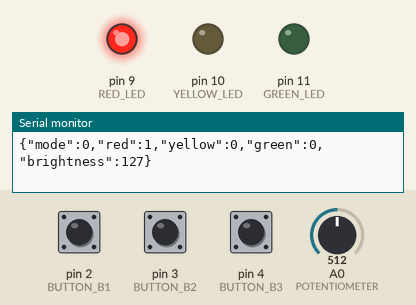
Recording of a program running on a simulated Arduino Uno, built with avr-gcc and run on an emulated ATmega328P. Parts: output pins drawn as LEDs (lit = HIGH), the last lines printed to the serial monitor. The inputs (shaded band) are chosen by the test bench; at power-on: A0 (POTENTIOMETER) = 512, pin 3 (BUTTON_B2) HIGH, pin 2 (BUTTON_B1) HIGH, pin 4 (BUTTON_B3) HIGH.

Above: at 1.2 s.
1.3 s: A0 (POTENTIOMETER) set to 412
At 3.1 s:
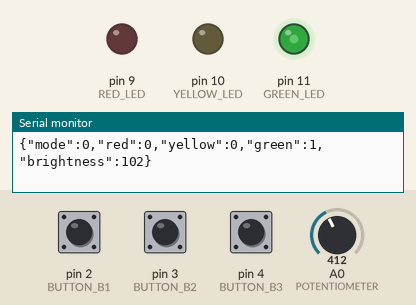
4.2 s: A0 (POTENTIOMETER) set to 395
At 7.18 s:
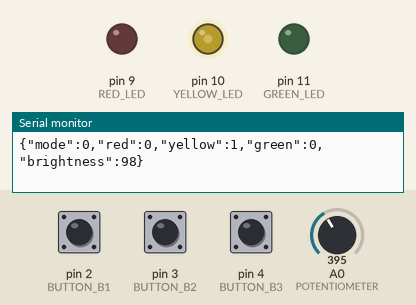
7.2 s: pin 3 (BUTTON_B2) pulled LOW for 1 s
11.2 s: pin 2 (BUTTON_B1) pulled LOW for 0.15 s
At 11.9 s:
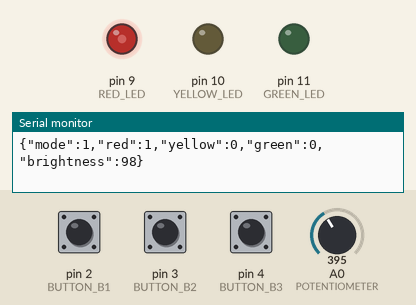
12.9 s: A0 (POTENTIOMETER) set to 716
At 13.8 s:
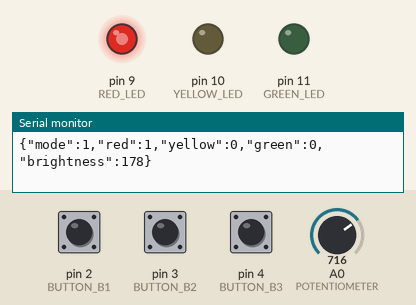
14.5 s: pin 2 (BUTTON_B1) pulled LOW for 1 s
At 18.9 s:
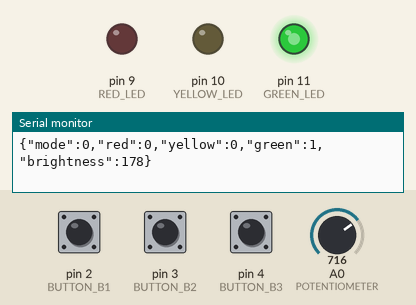
Timing chart, 0 to 19.5 s (numbered marks = the images above; inputs shaded):
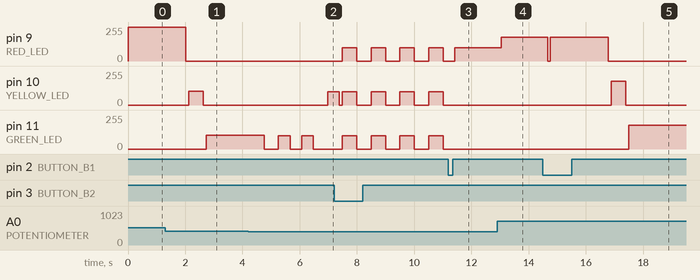

Measured:
- the behaviour switches between 402 and 401 on A0 (POTENTIOMETER) (found by bisection; images 1 and 2)
- after the input at 1.3 s, pin 11 (GREEN_LED): 0/255 → 102/255 after 1.4 s
- after the input at 4.2 s, pin 10 (YELLOW_LED): 0/255 → 98/255 after 2.8 s
- after the input at 11.2 s, pin 10 (YELLOW_LED), pin 11 (GREEN_LED): stays 0/255 (without the input it goes to 98/255 after 0.33 s)
- after the input at 12.9 s, pin 9 (RED_LED): 98/255 → 178/255 after 0.14 s
- after the input at 14.5 s, pin 9 (RED_LED): 178/255 → 0/255 after 0.16 s, → 178/255 0.10 s later, → 0/255 2.0 s later; pin 10 (YELLOW_LED): 0/255 → 178/255 after 2.4 s, → 0/255 0.51 s later; pin 11 (GREEN_LED): 0/255 → 178/255 after 3.0 s
- by itself, pin 9 (RED_LED): alternates 98/255 for 0.51 s and 0/255 for 0.51 s

The program:

main.cpp
```cpp
#include <Arduino.h>
#include <TaskScheduler.h>

#define RED_LED 9
#define YELLOW_LED 10
#define GREEN_LED 11
#define BUTTON_B1 2
#define BUTTON_B2 3
#define BUTTON_B3 4
#define POTENTIOMETER A0

int mode = 0;
unsigned long redTime = 2000, yellowTime = 500, greenTime = 2000;
int ledBrightness = 255;
int red = 0, yellow = 0, green = 0;

unsigned long lastDebounceTime1 = 0;
unsigned long lastDebounceTime2 = 0;
unsigned long lastDebounceTime3 = 0;


const unsigned long debounceDelay = 50;

Scheduler runner;

// 공용 함수 선언
void disableAllTasks();
void readBrightness();
void CheckSerial();
void checkButtons();

// --- default 모드용 5단계 Task 함수 선언 ---
void taskRedLED();
void taskYellowLED();
void taskGreenLED();
void taskGreenBlink();
void taskYellowLED2();

// 모드 1 전용 Task (Red LED의 밝기를 실시간 갱신)
void taskMode1();
// 모드 2용 (모든 LED 깜빡이기) Task
void taskAllLED();

// ----------------- Task 객체 생성 --------------
Task tRedLED       (10, TASK_FOREVER, &taskRedLED,       &runner, false);
Task tYellowLED    (10, TASK_FOREVER, &taskYellowLED,    &runner, false);
Task tGreenLED     (10, TASK_FOREVER, &taskGreenLED,     &runner, false);
Task tGreenBlink   (10, TASK_FOREVER, &taskGreenBlink,   &runner, false);
Task tYellowLED2   (10, TASK_FOREVER, &taskYellowLED2,   &runner, false);
Task tBlinkAllLED  (10, TASK_FOREVER, &taskAllLED,       &runner, false);
Task tCheckSerial  (100, TASK_FOREVER, &CheckSerial,      &runner, true);
Task tMode1        (10, TASK_FOREVER, &taskMode1,        &runner, false);

void setup() {
  Serial.begin(9600);

  pinMode(RED_LED, OUTPUT);
  pinMode(YELLOW_LED, OUTPUT);
  pinMode(GREEN_LED, OUTPUT);

  pinMode(BUTTON_B1, INPUT_PULLUP);
  pinMode(BUTTON_B2, INPUT_PULLUP);
  pinMode(BUTTON_B3, INPUT_PULLUP);
  pinMode(POTENTIOMETER, INPUT);

  tRedLED.enable();
}

void loop() {
  runner.execute();
  readBrightness();
  checkButtons();
  CheckSerial();

  // 단일 JSON 메시지만 전송하도록 수정 (변수 기반 출력)
  Serial.print("{\"mode\":");
  Serial.print(mode);
  Serial.print(",\"red\":");
  Serial.print(red);
  Serial.print(",\"yellow\":");
  Serial.print(yellow);
  Serial.print(",\"green\":");
  Serial.print(green);
  Serial.print(",\"brightness\":");
  Serial.print(ledBrightness);
  Serial.println("}");


  delay(100); // 0.1초 간격으로 전송
}

void checkButtons() {
  // 각 버튼의 현재 읽은 값
  int reading1 = digitalRead(BUTTON_B1);
  int reading2 = digitalRead(BUTTON_B2);
  int reading3 = digitalRead(BUTTON_B3);

  // --- BUTTON_B1 디바운스 처리 (비상 버튼 → 모드1) ---
  static int stableButton1 = HIGH;
  static int lastStableButton1 = HIGH;
  if (reading1 != stableButton1) {
    lastDebounceTime1 = millis();
    stableButton1 = reading1;
  }
  if ((millis() - lastDebounceTime1) > debounceDelay) {
    if (stableButton1 != lastStableButton1) {
      lastStableButton1 = stableButton1;
      if (stableButton1 == LOW) {
        if (mode != 1) {
          mode = 1;
          disableAllTasks();
          tMode1.enable();
        } else {
          mode = 0;
          disableAllTasks();
          tRedLED.enable();
        }
      }
    }
  }

  // --- BUTTON_B2 디바운스 처리 (깜빡임 버튼 → 모드2) ---
  static int stableButton2 = HIGH;
  static int lastStableButton2 = HIGH;
  if (reading2 != stableButton2) {
    lastDebounceTime2 = millis();
    stableButton2 = reading2;
  }
  if ((millis() - lastDebounceTime2) > debounceDelay) {
    if (stableButton2 != lastStableButton2) {
      lastStableButton2 = stableButton2;
      if (stableButton2 == LOW) {
        if (mode != 2) {
          mode = 2;
          disableAllTasks();
          tBlinkAllLED.enable();
        } else {
          mode = 0;
          disableAllTasks();
          tRedLED.enable();
        }
      }
    }
  }

  // --- BUTTON_B3 디바운스 처리 (on/off 버튼 → 모드3 토글) ---
  static int stableButton3 = HIGH;
  static int lastStableButton3 = HIGH;
  if (reading3 != stableButton3) {
    lastDebounceTime3 = millis();
    stableButton3 = reading3;
  }
  if ((millis() - lastDebounceTime3) > debounceDelay) {
    if (stableButton3 != lastStableButton3) {
      lastStableButton3 = stableButton3;
      if (stableButton3 == LOW) {
        mode = (mode == 3) ? 0 : 3;
        disableAllTasks();
        if (mode == 0) {
          tRedLED.enable();
        }
      }
    }
  }
}

void CheckSerial() {
  if (Serial.available()) {
    String data = Serial.readStringUntil('\n');
    data.trim();

    // 수신 데이터 출력
    Serial.print("Received Data: ");
    Serial.println(data);

    if (data.startsWith("{")) {
      if (data.indexOf("mode1") != -1) {
        mode = 1;
        disableAllTasks();
        tMode1.enable();
      } else if (data.indexOf("mode2") != -1) {
        mode = 2;
        disableAllTasks();
        tBlinkAllLED.enable();
      } else if (data.indexOf("mode3") != -1) {
        mode = 3;
        disableAllTasks();
      } else if (data.indexOf("mode0") != -1) {
        mode = 0;
        disableAllTasks();
        tRedLED.enable();
      }
    } else {
      int newRed, newYellow, newGreen, newmode;
      if (sscanf(data.c_str(), "%d,%d,%d,%d", &newRed, &newYellow, &newGreen, &newmode) == 4) {
        // 슬라이더 값 업데이트
        redTime = newRed;
        yellowTime = newYellow;
        greenTime = newGreen;

        // 디버깅용 값 출력
        Serial.print("Updated Times - Red: ");
        Serial.print(redTime);
        Serial.print(" ms, Yellow: ");
        Serial.print(yellowTime);
        Serial.print(" ms, Green: ");
        Serial.println(greenTime);

        // 새로운 모드 설정 및 로그 출력
        if (newmode != mode) {
          mode = newmode;
          Serial.print("Updated Mode: ");
          Serial.println(mode);

          disableAllTasks();
          if (mode == 1) {
            tMode1.enable();
          } else if (mode == 2) {
            tBlinkAllLED.enable();
          } else if (mode == 3) {
            // 모드 3 실행 시 추가 동작 필요 없음
          } else if (mode == 0) {
            tRedLED.enable();
          }
        }
      } else {
        // 데이터 형식이 잘못된 경우
        Serial.println("Error: Invalid data format received.");
      }
    }
  }
}


void readBrightness() {
  int potValue = analogRead(POTENTIOMETER);
  ledBrightness = map(potValue, 0, 1023, 0, 255);
}

void disableAllTasks() {
  tRedLED.disable();
  tYellowLED.disable();
  tGreenLED.disable();
  tGreenBlink.disable();
  tYellowLED2.disable();
  tBlinkAllLED.disable();
  tMode1.disable();

  analogWrite(RED_LED, 0);
  analogWrite(YELLOW_LED, 0);
  analogWrite(GREEN_LED, 0);

  red = yellow = green = 0;
}

void taskRedLED() {
  static unsigned long startTime = 0;
  static bool isOn = false;

  if (mode != 0) {
    isOn = false;
    return;
  }

  if (!isOn) {
    analogWrite(RED_LED, ledBrightness); // 빨강 LED 켜기
    red = 1;
    startTime = millis();
    isOn = true;
  } else {
    if (millis() - startTime >= redTime) { // unsigned long 간 비교
      analogWrite(RED_LED, 0); // 빨강 LED 끄기
      red = 0;
      isOn = false;
      tRedLED.disable();
      tYellowLED.enable();
    }
  }
}


void taskYellowLED() {
  static unsigned long startTime = 0;
  static bool isOn = false;

  if (mode != 0) {
    isOn = false;
    return;
  }

  if (!isOn) {
    analogWrite(YELLOW_LED, ledBrightness); // 노랑 LED 켜기
    yellow = 1;
    startTime = millis();
    isOn = true;
  } else {
    if (millis() - startTime >= yellowTime) { // unsigned long 간 비교
      analogWrite(YELLOW_LED, 0); // 노랑 LED 끄기
      yellow = 0;
      isOn = false;
      tYellowLED.disable();
      tGreenLED.enable();
    }
  }
}


void taskGreenLED() {
  static unsigned long startTime = 0;
  static bool isOn = false;

  if (mode != 0) {
    isOn = false;
    return;
  }

  if (!isOn) {
    analogWrite(GREEN_LED, ledBrightness); // 초록 LED 켜기
    green = 1;
    startTime = millis();
    isOn = true;
  } else {
    if (millis() - startTime >= greenTime) { // unsigned long 간 비교
      analogWrite(GREEN_LED, 0); // 초록 LED 끄기
      green = 0;
      isOn = false;
      tGreenLED.disable();
      tGreenBlink.enable();
    }
  }
}


void taskGreenBlink() {
  static int toggleCount = 0;       // 깜빡임 횟수
  static unsigned long lastToggle = 0;
  const unsigned long interval = 333; // 333ms 간격

  if (mode != 0) {
    toggleCount = 0;
    return;
  }

  if (millis() - lastToggle >= interval) {
    lastToggle = millis();
    if (toggleCount % 2 == 0) {
      analogWrite(GREEN_LED, 0);
      green = 0;
    } else {
      analogWrite(GREEN_LED, ledBrightness);
      green = 1;
    }
    toggleCount++;
  }

  if (toggleCount >= 6) { // 총 3번 깜빡임 (on/off 6회)
    analogWrite(GREEN_LED, 0);
    green = 0;
    toggleCount = 0;
    tGreenBlink.disable();
    tYellowLED2.enable(); // 노랑 LED 마지막 켜기 실행
  }
}

void taskYellowLED2() {
  static unsigned long startTime = 0;
  static bool isOn = false;

  if (mode != 0) {
    isOn = false;
    return;
  }

  if (!isOn) {
    // 노랑 LED 켜기
    analogWrite(YELLOW_LED, ledBrightness);
    yellow = 1;
    startTime = millis();
    isOn = true;
  } else {
    // 500ms 후 노랑 LED 끄기
    if (millis() - startTime >= yellowTime) {
      analogWrite(YELLOW_LED, 0);
      yellow = 0;
      isOn = false;
      tYellowLED2.disable();
      tRedLED.enable(); // 다시 빨강 LED로 루프
    }
  }
}


void taskMode1() {
  if (mode == 1) {
    analogWrite(RED_LED, ledBrightness);
    red = 1;
  }
}

void taskAllLED() {
  static unsigned long toggleTimer = 0;
  static bool ledOn = false;

  if (mode != 2) { ledOn = false; return; }

  if (millis() - toggleTimer >= 500UL) {
    toggleTimer = millis();
    ledOn = !ledOn;
    if (ledOn) {
      analogWrite(RED_LED, ledBrightness);
      analogWrite(YELLOW_LED, ledBrightness);
      analogWrite(GREEN_LED, ledBrightness);
      red = yellow = green = 1;
    } else {
      analogWrite(RED_LED, 0);
      analogWrite(YELLOW_LED, 0);
      analogWrite(GREEN_LED, 0);
      red = yellow = green = 0;
    }
  } else {
    if (ledOn) {
      analogWrite(RED_LED, ledBrightness);
      analogWrite(YELLOW_LED, ledBrightness);
      analogWrite(GREEN_LED, ledBrightness);
    }
  }
}
```
